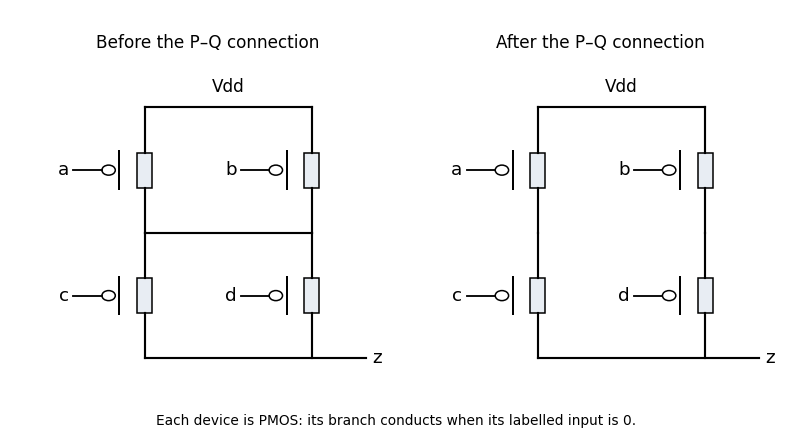

The script that drew this image:
"""Original derived PMOS networks; Python 3.14.4 / Matplotlib 3.10.7.
Writes the matching opaque PNG to the current working directory.
"""
from pathlib import Path
import matplotlib
matplotlib.use('Agg')
import matplotlib.pyplot as plt
from matplotlib.patches import Circle, Rectangle

def main():
    fig, axes = plt.subplots(1, 2, figsize=(7.2, 4), dpi=110)
    fig.patch.set_facecolor('white')
    def device(ax, x, y, name):
        ax.plot([x,x],[y+.28,y+1],color='black',lw=1.4)
        ax.plot([x,x],[y-1,y-.28],color='black',lw=1.4)
        ax.add_patch(Rectangle((x-.09,y-.28),.18,.56,facecolor='#e8edf3',edgecolor='black'))
        ax.plot([x-.3,x-.3],[y-.3,y+.3],color='black',lw=1.3)
        ax.add_patch(Circle((x-.43,y),.08,facecolor='white',edgecolor='black'))
        ax.plot([x-.85,x-.51],[y,y],color='black',lw=1.2)
        ax.text(x-.9,y,name,ha='right',va='center',fontsize=12)
    for ax, labels, title, middle in zip(axes,[('a','b','c','d'),('a','b','c','d')],
           ['Before the P–Q connection','After the P–Q connection'],[True,False]):
        ax.set(xlim=(-.35,3.85),ylim=(.4,5.8))
        ax.axis('off');ax.set_title(title,fontsize=11)
        ax.plot([1,3],[5,5],color='black',lw=1.4)
        ax.plot([1,3.65],[1,1],color='black',lw=1.4)
        ax.text(2,5.25,'Vdd',ha='center',fontsize=11)
        ax.text(3.72,1,'z',va='center',fontsize=12)
        for x,y,label in [(1,4,labels[0]),(3,4,labels[1]),(1,2,labels[2]),(3,2,labels[3])]:
            device(ax,x,y,label)
        if middle:ax.plot([1,3],[3,3],color='black',lw=1.4)
    fig.text(.5,.035,'Each device is PMOS: its branch conducts when its labelled input is 0.',
             ha='center',fontsize=9)
    fig.subplots_adjust(left=.04,right=.98,bottom=.1,top=.87,wspace=.12)
    fig.savefig(Path.cwd()/(Path(__file__).stem+'.png'),facecolor='white',transparent=False)
    plt.close(fig)

if __name__=='__main__':main()
